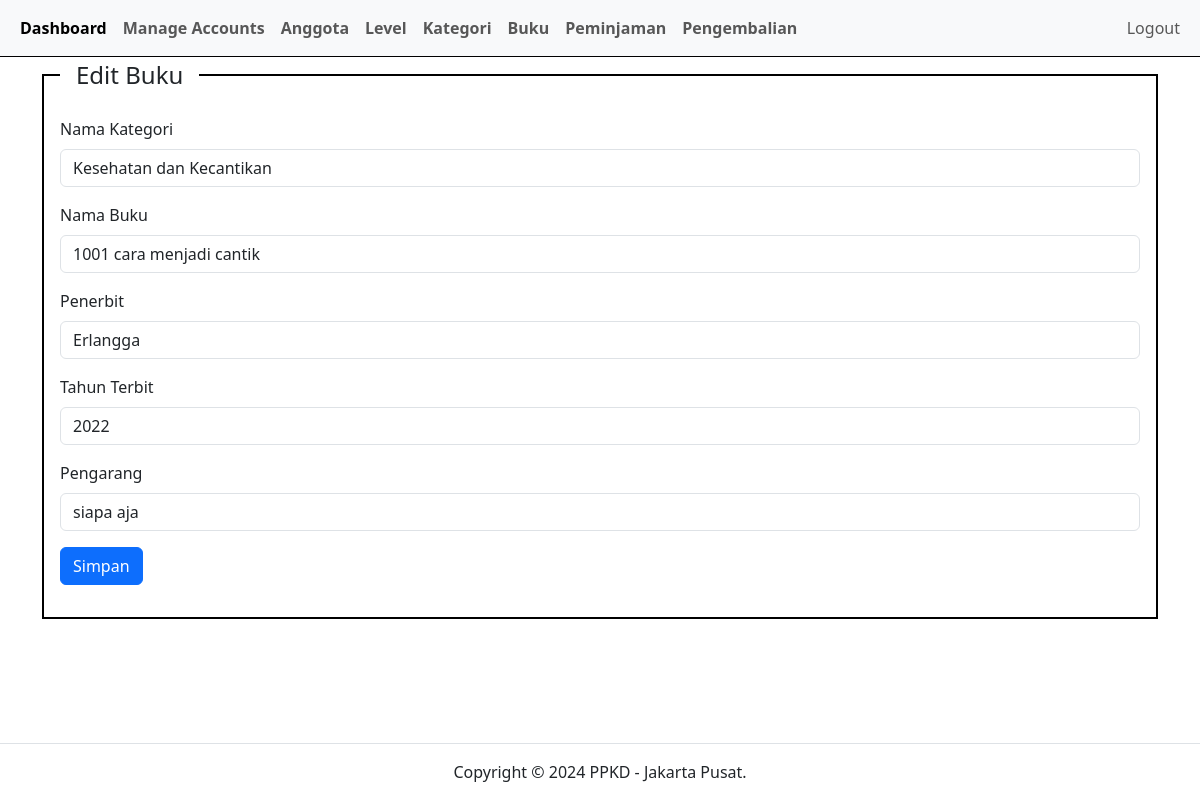
Page /index.php?pg=tambah-buku&edit=10 (signed in) on the committed database.
### tables this page shows
CREATE TABLE `buku` (
  `id` int(11) NOT NULL,
  `id_kategori` int(11) NOT NULL,
  `nama_buku` varchar(50) NOT NULL,
  `penerbit` varchar(50) NOT NULL,
  `tahun_terbit` varchar(10) NOT NULL,
  `pengarang` varchar(50) NOT NULL,
  `created_at` timestamp NOT NULL DEFAULT current_timestamp() ON UPDATE current_timestamp(),
  `update_at` timestamp NOT NULL DEFAULT current_timestamp()
);

CREATE TABLE `kategori` (
  `id` int(11) NOT NULL,
  `nama_kategori` varchar(50) NOT NULL,
  `created_at` timestamp NOT NULL DEFAULT current_timestamp(),
  `update_at` timestamp NOT NULL DEFAULT current_timestamp() ON UPDATE current_timestamp()
);

### content/tambah-buku.php (the view, shortened to what this page needs)
<?php
$id = isset($_GET['edit']) ? $_GET['edit'] : '';
$editBuku = mysqli_query(
    $koneksi,
    "SELECT * FROM buku WHERE id = '$id'"
);
$rowEdit = mysqli_fetch_assoc($editBuku);
$queryKategori = mysqli_query($koneksi, "SELECT * FROM kategori");
?>
<div class="container">
    <div class="row">
        <div class="col-sm-12">
            <fieldset class="border border-black border-2 p-3">
                <legend class="float-none w-auto px-3"><?php echo isset($_GET['edit']) ? 'Edit' : 'Tambah' ?> Buku</legend>
                <form action="" method="post">
                    <div class="mb-3">
                        <label for="" class="form-label">Nama Kategori</label>
                        <select name="id_kategori" id="" class="form-control">
                            <?php while ($rowKategori = mysqli_fetch_assoc($queryKategori)): ?>
                                <option <?php echo isset($_GET['edit']) ? ($rowKategori['id'] == $rowEdit['id_kategori'] ? 'selected' : '') : '' ?> value="<?php echo $rowKategori['id'] ?>">
                                    <?php echo $rowKategori['nama_kategori'] ?></option>
                            <?php endwhile ?>
                        </select>
                    </div>
                    <div class="mb-3">
                        <label for="" class="form-label">Nama Buku</label>
                        <input type="text" class="form-control" name="nama_buku" placeholder="Masukkan Nama Buku" value="<?php echo isset($_GET['edit']) ? $rowEdit['nama_buku'] : '' ?>">
                    </div>
                    <div class="mb-3">
                        <label for="" class="form-label">Penerbit</label>
                        <input type="text" class="form-control" name="penerbit" placeholder="Masukkan Penerbit" value="<?php echo isset($_GET['edit']) ? $rowEdit['penerbit'] : '' ?>">
                    </div>
                    <div class="mb-3">
                        <label for="" class="form-label">Tahun Terbit</label>
                        <input type="text" class="form-control" name="tahun_terbit" placeholder="Masukkan Tahun Terbit" value="<?php echo isset($_GET['edit']) ? $rowEdit['tahun_terbit'] : '' ?>">
                    </div>
                    <div class="mb-3">
                        <label for="" class="form-label">Pengarang</label>
                        <input type="text" class="form-control" name="pengarang" placeholder="Masukkan Nama Pengarang" value="<?php echo isset($_GET['edit']) ? $rowEdit['pengarang'] : '' ?>">
                    </div>
                    <div class="mb-3">
                        <button name="<?php echo isset($_GET['edit']) ? 'edit' : 'tambah' ?>" class="btn btn-primary" type="submit">Simpan</button>
                    </div>
                </form>
            </fieldset>
        </div>
    </div>
</div>

### rows in the picture
buku: id_kategori "Kesehatan dan Kecantikan", nama_buku "1001 cara menjadi cantik", penerbit "Erlangga", tahun_terbit "2022", pengarang "siapa aja"
